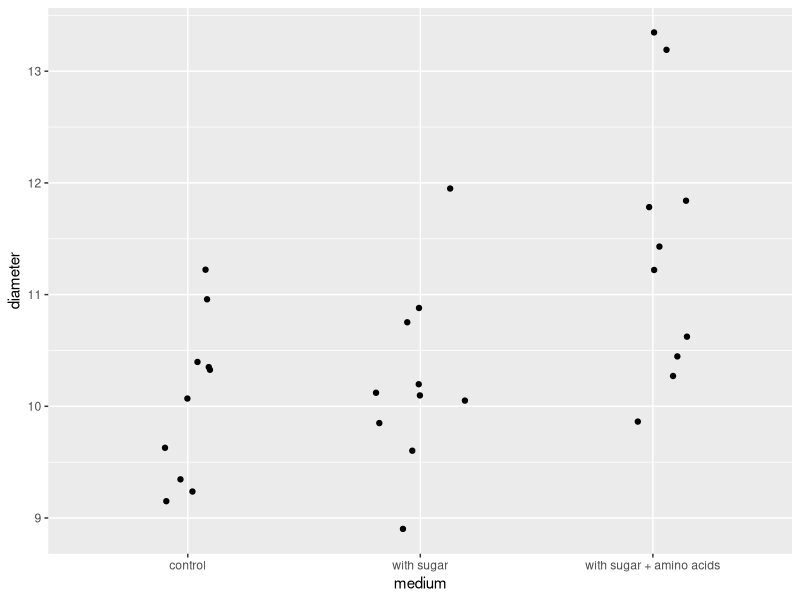

Source code (R): (Note: this script raises an error after producing the figure.)
library(tidyverse)
library(multcomp)

# lm() example, one-way anova equivalent, colony diameter
# grown on three different media
culture <- read.table("data/culture.txt", header = TRUE, sep = ",")

ggplot(data = culture, aes(x = medium, y = diameter)) +
  geom_jitter(width = 0.2)

mod1 <- lm(data = culture, diameter ~ medium)
summary(mod1)

anova(mod1)
# mod2 <- lm(data = culture, diameter ~ 1)
# summary(mod2)
# mean(culture$diameter)
# 
# anova(mod1, mod2)

# posthoc
post <- glht(mod1, linfct = mcp(medium = "Tukey"))
print(summary(post))

plot(mod1)
shapiro.test(mod1$residuals)
